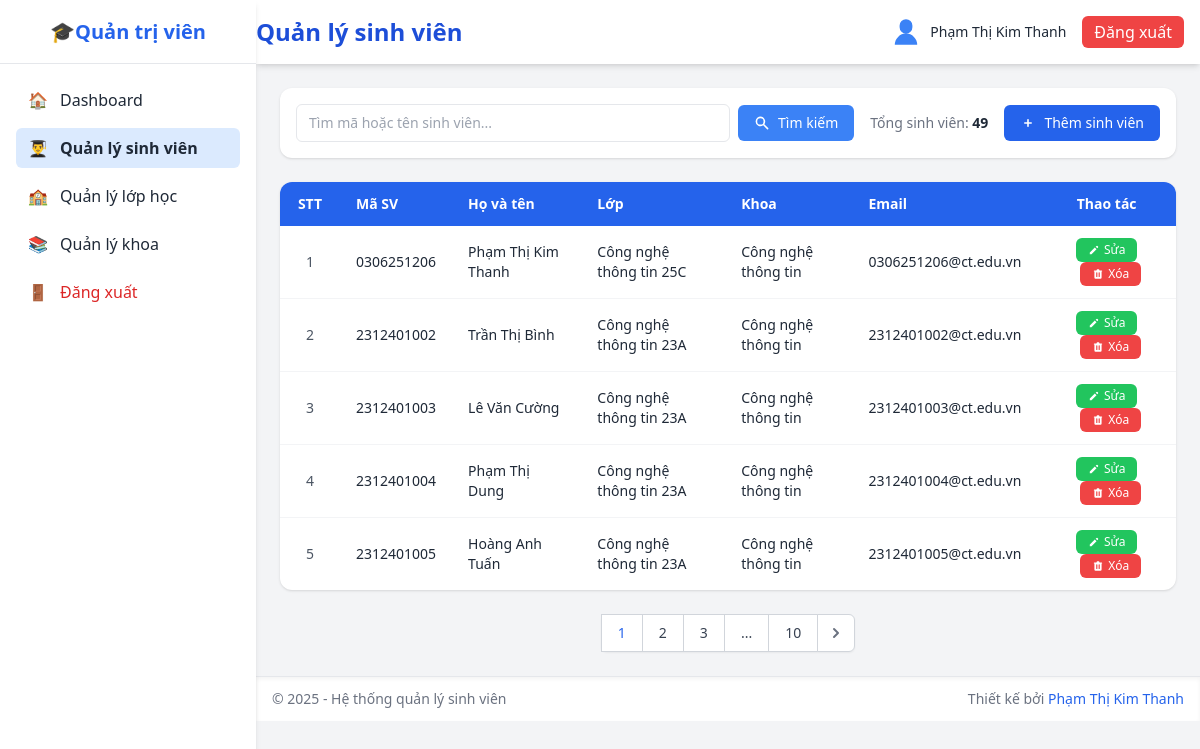
The page /admin/student_list.php (signed in) on the database its author committed.
### tables this page shows
CREATE TABLE `sinh_vien` (
  `mssv` varchar(20) NOT NULL,
  `hoten` varchar(100) NOT NULL,
  `ngaysinh` date DEFAULT NULL,
  `gioitinh` enum('Nam','Nữ','Khác') DEFAULT 'Nam',
  `malop` varchar(20) DEFAULT NULL,
  `makhoa` varchar(20) DEFAULT NULL,
  `email` varchar(100) DEFAULT NULL,
  `sdt` varchar(20) DEFAULT NULL,
  `diachi` varchar(255) DEFAULT NULL,
  `password` varchar(255) NOT NULL,
  `trangthai` enum('Đang học','Tốt nghiệp','Bảo lưu','Đã nghỉ') DEFAULT 'Đang học'
);

CREATE TABLE `lop` (
  `malop` varchar(20) NOT NULL,
  `tenlop` varchar(100) NOT NULL,
  `makhoa` varchar(20) DEFAULT NULL
);

CREATE TABLE `khoa` (
  `makhoa` varchar(20) NOT NULL,
  `tenkhoa` varchar(100) NOT NULL,
  `mota` text DEFAULT NULL
);

### database/pdo.php (called while the page is built, shortened)
<?php
class DB
{
    private static $pdo = null;
    private static function connect_pdo(): \PDO
    {
        $host = DB_HOST;
        $user = DB_USERNAME;
        $pass = DB_PASSWORD;
        $db   = DB_NAME;
        $charset = DB_CHARSET;
        $dsn = "mysql:host={$host};dbname={$db};charset={$charset}";
        try {
            $options = [
                \PDO::ATTR_ERRMODE => \PDO::ERRMODE_EXCEPTION,
                \PDO::ATTR_DEFAULT_FETCH_MODE => \PDO::FETCH_ASSOC,
                \PDO::ATTR_EMULATE_PREPARES => false,
            ];
            return new \PDO($dsn, $user, $pass, $options);
        } catch (\PDOException $e) {
            die('Kết nối PDO thất bại: ' . $e->getMessage());
        }
    }
    private static function init()
    {
        if (self::$pdo === null) {
            self::$pdo = self::connect_pdo();
        }
    }
    public static function getPdo()
    {
        return self::$pdo;
    }
    public static function select(string $sql, array $params = []): array
    {
        $stmt = self::getPdo()->prepare($sql);
        $stmt->execute($params);
        return $stmt->fetchAll();
    }
    public static function selectOne(string $sql, array $params = []): ?array
    {
        $stmt = self::getPdo()->prepare($sql);
        $stmt->execute($params);
        $row = $stmt->fetch();
        return $row === false ? null : $row;
    }
}

### admin/student_list.php (the view, shortened to what this page needs)
<?php
include('../includes/sidebar.php');
include('../includes/header.php');
?>
<?php
$search = trim($_GET['search'] ?? '');
$page = max(1, intval($_GET['page'] ?? 1));
$per_page = 5;
$offset = ($page - 1) * $per_page;
$where = [];
$params = [];
$whereClause = !empty($where) ? 'WHERE ' . implode(' AND ', $where) : '';
$count_query = "
    SELECT COUNT(DISTINCT sv.mssv) as total
    FROM sinh_vien sv
    LEFT JOIN lop l ON sv.malop = l.malop
    LEFT JOIN khoa k ON l.makhoa = k.makhoa
    $whereClause
";
$total = DB::selectOne($count_query, $params)['total'];
$total_pages = ceil($total / $per_page);
?>
<div class="bg-white rounded-xl shadow p-4">
    <div class="flex flex-col sm:flex-row gap-4 items-center justify-between">
        <form method="GET" class="flex items-center gap-2 flex-1">
            <div class="flex-1">
                <input type="text" name="search" value="<?php echo htmlspecialchars($search); ?>"
                    placeholder="Tìm mã hoặc tên sinh viên..."
                    class="w-full px-3 py-2 border rounded-md focus:ring-2 focus:ring-blue-400 outline-none text-sm" />
            </div>
            <button type="submit" class="bg-blue-500 hover:bg-blue-600 text-white px-4 py-2 rounded-md text-sm inline-flex items-center gap-2">
                <svg xmlns="http://www.w3.org/2000/svg" class="h-4 w-4" viewBox="0 0 20 20" fill="currentColor">
                    <path fill-rule="evenodd" d="M8 4a4 4 0 100 8 4 4 0 000-8zM2 8a6 6 0 1110.89 3.476l4.817 4.817a1 1 0 01-1.414 1.414l-4.816-4.816A6 6 0 012 8z" clip-rule="evenodd" />
                </svg>
                Tìm kiếm
            </button>
        </form>
        <div class="flex items-center gap-4">
            <div class="text-gray-500 text-sm whitespace-nowrap">
                Tổng sinh viên: <span class="font-semibold text-gray-800"><?php echo number_format($total); ?></span>
            </div>
            <a href="student_add.php" class="bg-blue-600 hover:bg-blue-700 text-white px-4 py-2 rounded-md text-sm inline-flex items-center gap-2 whitespace-nowrap">
                <svg xmlns="http://www.w3.org/2000/svg" class="h-4 w-4" viewBox="0 0 20 20" fill="currentColor">
                    <path fill-rule="evenodd" d="M10 5a1 1 0 011 1v3h3a1 1 0 110 2h-3v3a1 1 0 11-2 0v-3H6a1 1 0 110-2h3V6a1 1 0 011-1z" clip-rule="evenodd" />
                </svg>
                Thêm sinh viên
            </a>
        </div>
    </div>
</div>
<?php
$query = "
    SELECT
        sv.mssv,
        sv.hoten,
        sv.email,
        sv.sdt,
        sv.gioitinh,
        sv.diachi,
        sv.trangthai,
        l.tenlop,
        k.tenkhoa
    FROM sinh_vien sv
    LEFT JOIN lop l ON sv.malop = l.malop
    LEFT JOIN khoa k ON l.makhoa = k.makhoa
    $whereClause
    LIMIT :limit OFFSET :offset
";
$params['offset'] = $offset;
$params['limit'] = $per_page;
$students = DB::select($query, $params);
?>
<div class="bg-white rounded-xl shadow overflow-x-auto">
    <table class="min-w-full text-sm">
        <thead class="bg-blue-600 text-white">
            <tr>
                <th class="py-3 px-4 text-center" style="width: 60px">STT</th>
                <th class="py-3 px-4 text-left">Mã SV</th>
                <th class="py-3 px-4 text-left">Họ và tên</th>
                <th class="py-3 px-4 text-left">Lớp</th>
                <th class="py-3 px-4 text-left">Khoa</th>
                <th class="py-3 px-4 text-left">Email</th>
                <th class="py-3 px-4 text-center">Thao tác</th>
            </tr>
        </thead>
        <tbody class="divide-y divide-gray-100">
            <?php if (empty($students)): ?>
            <tr>
                <td colspan="7" class="py-4 px-4 text-center text-gray-500">
                    Không tìm thấy sinh viên nào
                    <?php if ($search !== ''): ?>
                        phù hợp với từ khóa "<?php echo htmlspecialchars($search); ?>"
                    <?php endif; ?>
                </td>
            </tr>
            <?php else: ?>
                <?php foreach ($students as $index => $student): ?>
                <tr class="hover:bg-gray-50">
                    <td class="py-3 px-4 text-center text-gray-600">
                        <?php echo $offset + $index + 1; ?>
                    </td>
                    <td class="py-3 px-4"><?php echo htmlspecialchars($student['mssv']); ?></td>
                    <td class="py-3 px-4"><?php echo htmlspecialchars($student['hoten']); ?></td>
                    <td class="py-3 px-4"><?php echo htmlspecialchars($student['tenlop']); ?></td>
                    <td class="py-3 px-4"><?php echo htmlspecialchars($student['tenkhoa']); ?></td>
                    <td class="py-3 px-4"><?php echo htmlspecialchars($student['email']); ?></td>
                    <td class="py-3 px-4 text-center space-x-2">
                        <a href="student_edit.php?mssv=<?php echo urlencode($student['mssv']); ?>"
                           class="bg-green-500 hover:bg-green-600 text-white px-3 py-1 rounded-md text-xs inline-flex items-center gap-1">
                           <svg xmlns="http://www.w3.org/2000/svg" class="h-3 w-3" viewBox="0 0 20 20" fill="currentColor">
                                <path d="M13.586 3.586a2 2 0 112.828 2.828l-.793.793-2.828-2.828.793-.793zM11.379 5.793L3 14.172V17h2.828l8.38-8.379-2.83-2.828z" />
                            </svg>
                            Sửa
                        </a>
                        <a href="student_delete.php?mssv=<?php echo urlencode($student['mssv']); ?>"
                           onclick="return confirm('Bạn có chắc chắn muốn xóa sinh viên này?')"
                           class="bg-red-500 hover:bg-red-600 text-white px-3 py-1 rounded-md text-xs inline-flex items-center gap-1">
                            Xóa
                        </a>
                    </td>
                </tr>
                <?php endforeach; ?>
            <?php endif; ?>
        </tbody>
    </table>
</div>
<?php if ($total_pages > 1): ?>
<div class="mt-6 flex justify-center">
    <nav class="relative z-0 inline-flex rounded-md shadow-sm -space-x-px" aria-label="Phân trang">
        <?php
        $range = 2;
        if ($page > $range + 1): ?>
            <?php endif;
        for ($i = max(1, $page - $range); $i <= min($total_pages, $page + $range); $i++): ?>
            <a href="?page=<?php echo $i; ?><?php echo $search ? '&search=' . urlencode($search) : ''; ?>"
               class="relative inline-flex items-center px-4 py-2 border border-gray-300 bg-white text-sm font-medium <?php echo $i === $page ? 'text-blue-600 bg-blue-50' : 'text-gray-700 hover:bg-gray-50'; ?>">
                <?php echo $i; ?>
            </a>
        <?php endfor;
        if ($page < $total_pages - $range): ?>
            <?php if ($page < $total_pages - $range - 1): ?>
                <span class="relative inline-flex items-center px-4 py-2 border border-gray-300 bg-white text-sm font-medium text-gray-700">
                    ...
                </span>
            <?php endif; ?>
            <a href="?page=<?php echo $total_pages; ?><?php echo $search ? '&search=' . urlencode($search) : ''; ?>"
               class="relative inline-flex items-center px-4 py-2 border border-gray-300 bg-white text-sm font-medium text-gray-700 hover:bg-gray-50">
                <?php echo $total_pages; ?>
            </a>
        <?php endif; ?>
        <?php if ($page < $total_pages): ?>
        <a href="?page=<?php echo $page + 1; ?><?php echo $search ? '&search=' . urlencode($search) : ''; ?>"
           class="relative inline-flex items-center px-2 py-2 rounded-r-md border border-gray-300 bg-white text-sm font-medium text-gray-500 hover:bg-gray-50">
            <svg class="h-5 w-5" xmlns="http://www.w3.org/2000/svg" viewBox="0 0 20 20" fill="currentColor">
                <path fill-rule="evenodd" d="M7.293 14.707a1 1 0 010-1.414L10.586 10 7.293 6.707a1 1 0 011.414-1.414l4 4a1 1 0 010 1.414l-4 4a1 1 0 01-1.414 0z" clip-rule="evenodd" />
            </svg>
        </a>
        <?php endif; ?>
    </nav>
</div>
<?php endif; ?>
<?php include('../includes/footer.php'); ?>

### rows shown on the page
sinh_vien: index "1", mssv "0306251206", hoten "Phạm Thị Kim Thanh", malop.tenlop "Công nghệ thông tin 25C", makhoa.tenkhoa "Công nghệ thông tin", email "0306251206@ct.edu.vn"
sinh_vien: index "2", mssv "2312401002", hoten "Trần Thị Bình", malop.tenlop "Công nghệ thông tin 23A", makhoa.tenkhoa "Công nghệ thông tin", email "2312401002@ct.edu.vn"
sinh_vien: index "3", mssv "2312401003", hoten "Lê Văn Cường", malop.tenlop "Công nghệ thông tin 23A", makhoa.tenkhoa "Công nghệ thông tin", email "2312401003@ct.edu.vn"
sinh_vien: index "4", mssv "2312401004", hoten "Phạm Thị Dung", malop.tenlop "Công nghệ thông tin 23A", makhoa.tenkhoa "Công nghệ thông tin", email "2312401004@ct.edu.vn"
sinh_vien: index "5", mssv "2312401005", hoten "Hoàng Anh Tuấn", malop.tenlop "Công nghệ thông tin 23A", makhoa.tenkhoa "Công nghệ thông tin", email "2312401005@ct.edu.vn"

### other values the page prints
$page_title "Quản lý sinh viên"
$_SESSION['fullname'] "Phạm Thị Kim Thanh"
$total "49"
$total_pages "10"
